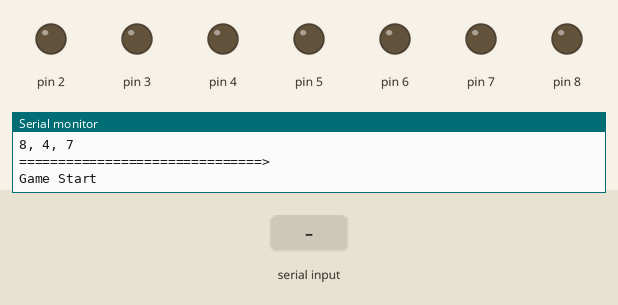
This sketch was run on a simulated Arduino Uno, built with avr-gcc and run on an emulated ATmega328P. Parts: output pins drawn as LEDs (lit = HIGH), the last lines printed to the serial monitor. The test bench sets the inputs (shaded band). Random numbers use the default seed unless the sketch sets one.

Above: at 1.2 s.
1.3 s: "90,45,200\n" received over Serial
At 2.4 s:
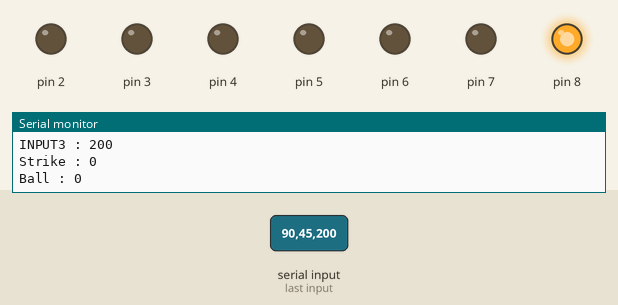
4.1 s: "30,150,10\n" received over Serial
7.1 s: "90,45\n" received over Serial
At 8.3 s:
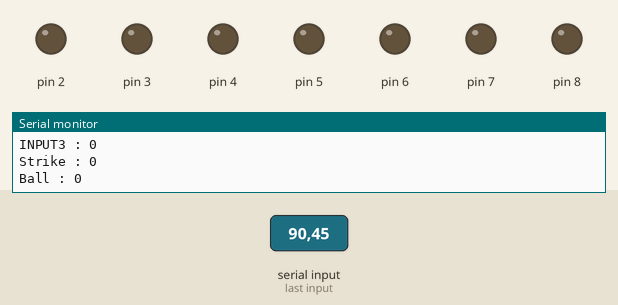
Timing chart, 0 to 10.3 s (numbered marks = the images above; inputs shaded):
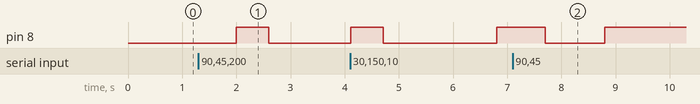

The sketch:

_16_StrikeGame.ino
```cpp
int num1 = 0;
int num2 = 0;
int num3 = 0;

int strike = 0;
int ball = 0;

void setup() {
  Serial.begin(9600);
  randomSeed(analogRead(A0));
  num1 = random(1,10);
  num2 = random(1,10);
  num3 = random(1,10);

  while(num1 == num2 || num1 == num3 || num2 == num3){
    num1 = random(1,10);
    num2 = random(1,10);
    num3 = random(1,10);
  }

  Serial.print(num1);
  Serial.print(", ");
  Serial.print(num2);
  Serial.print(", ");
  Serial.println(num3);
  Serial.println("===============================> ");
  Serial.println("Game Start ");

  for(int i = 2; i <= 8; i++){
     pinMode(i, OUTPUT);
  }
}

void loop() {

   if(Serial.available()){
       strike =0;
       ball = 0;

       for(int i = 2; i <= 8; i++){
            digitalWrite(i , LOW);
            delay(100);
       }

       int chkNum1 = Serial.parseInt();
       int chkNum2 = Serial.parseInt();
       int chkNum3 = Serial.parseInt();

        Serial.print("INPUT1 : " );
        Serial.println(chkNum1);
        Serial.print("INPUT2 : " );
        Serial.println(chkNum2);
        Serial.print("INPUT3 : " );
        Serial.println(chkNum3);

        if(num1 == chkNum1){
          strike++;
        }
        if(num2 == chkNum1){
          ball++;
        }
        if(num3 == chkNum1){
          ball++;
        }

        if(num1 == chkNum2){
          ball++;
        }
        if(num2 == chkNum2){
          strike++;
        }
        if(num3 == chkNum2){
          ball++;
        }

        if(num1 == chkNum3){
          ball++;
        }
        if(num2 == chkNum3){
          ball++;
        }
        if(num3 == chkNum3){
          strike++;
        }

        Serial.print("Strike : ");
        Serial.println(strike);
        Serial.print("Ball : ");
        Serial.println(ball);

        for(int i = 0; i < ball; i++){
            digitalWrite(i + 2, HIGH);
        }
        for(int i = 0; i < strike; i++){
          if(strike != 3){
             digitalWrite(i + 5, HIGH);
          }
        }

        if(ball == 0 && strike == 0){
            digitalWrite(8 , HIGH);
        }

        if(strike == 3){
           Serial.println("Congraturation !!!");

           int count = 0;
           do{
             for(int i = 2; i <= 8; i++){
             digitalWrite(i , HIGH);
             delay(200);
             digitalWrite(i , LOW);
             }
             count++;
           }while(count <= 6);

        }

    }

}
```

Measured:
- after the input at 1.3 s, pin 8: LOW → HIGH after 0.70 s, → LOW 0.60 s later
- after the input at 7.1 s, pin 8: HIGH → LOW after 0.60 s, → HIGH 1.1 s later
